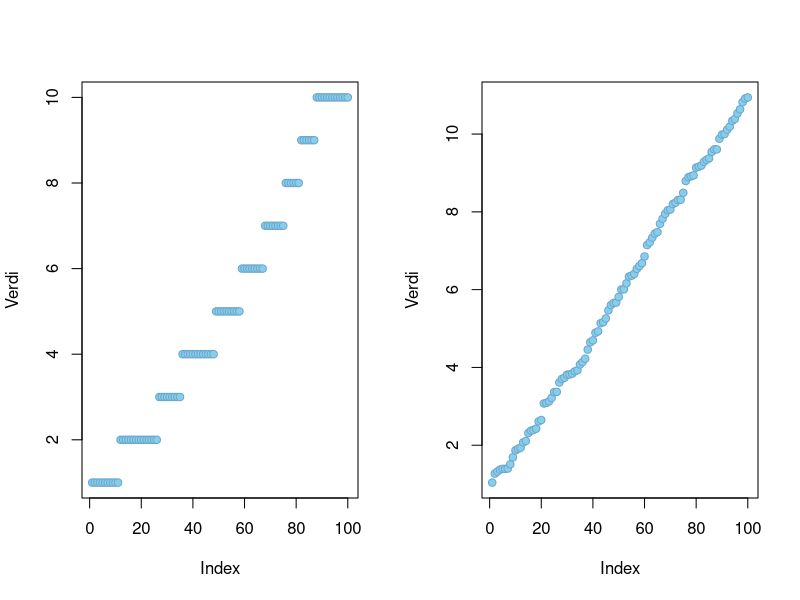
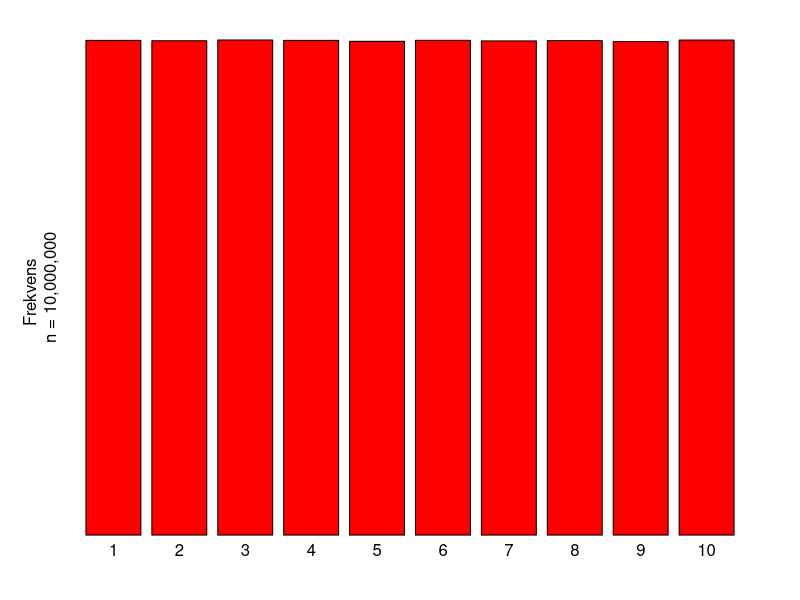
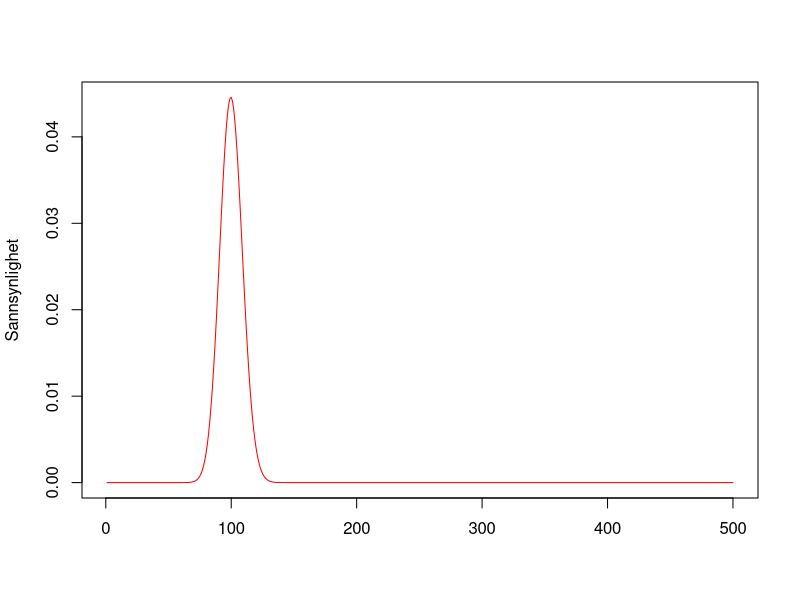
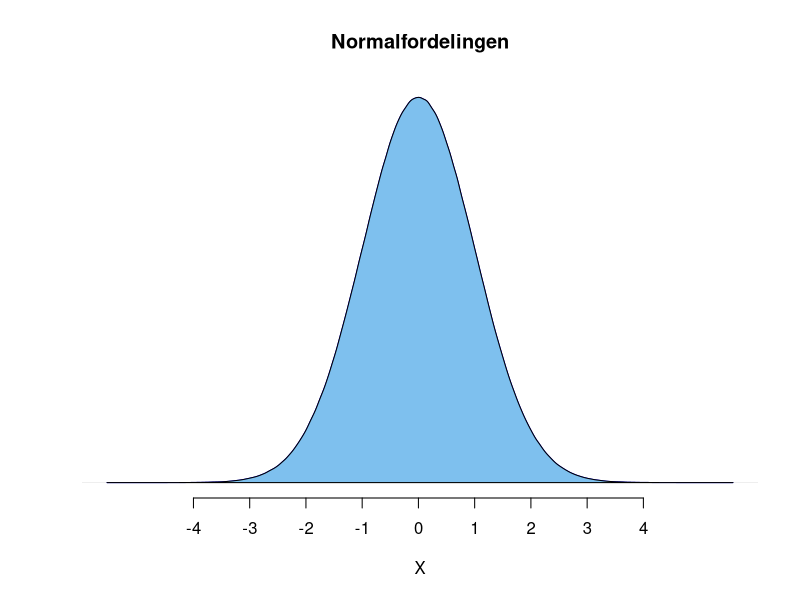
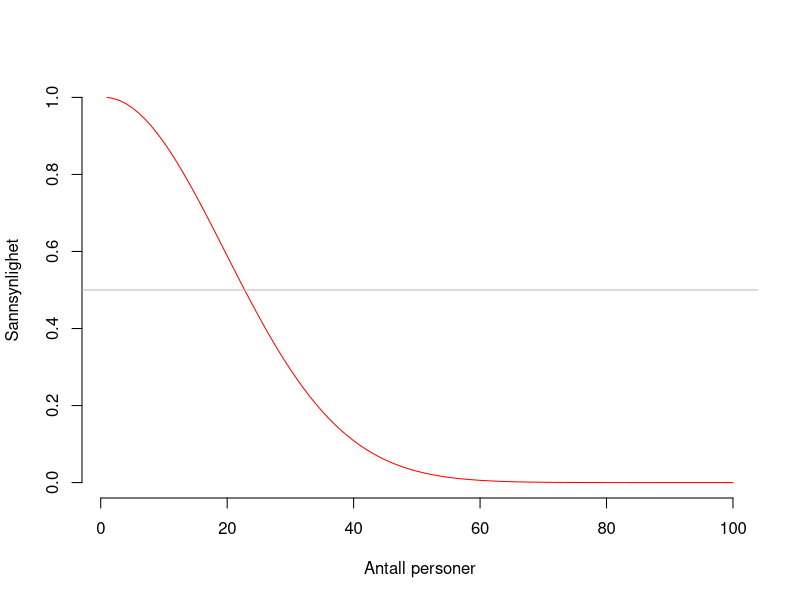
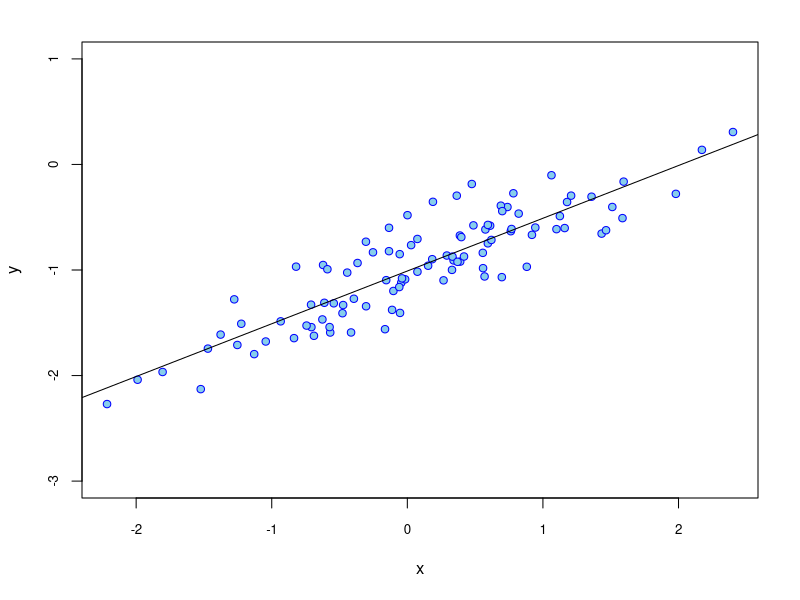
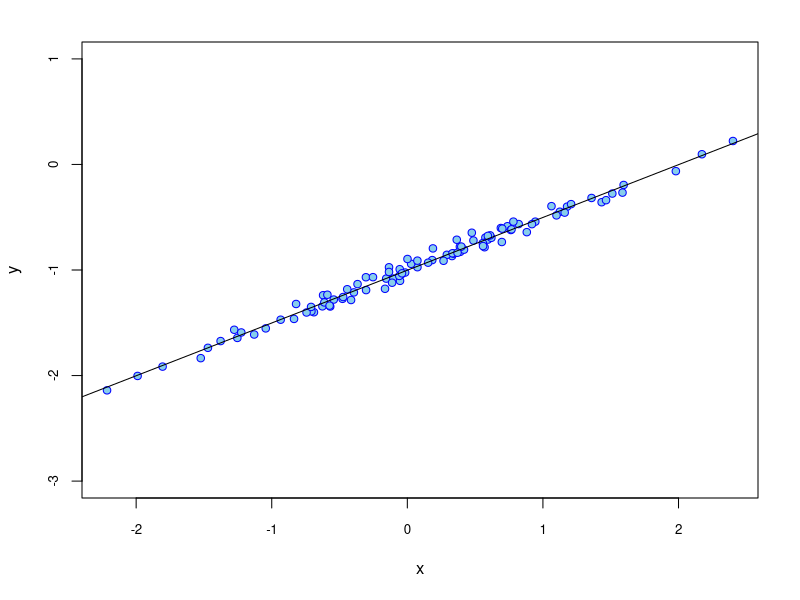
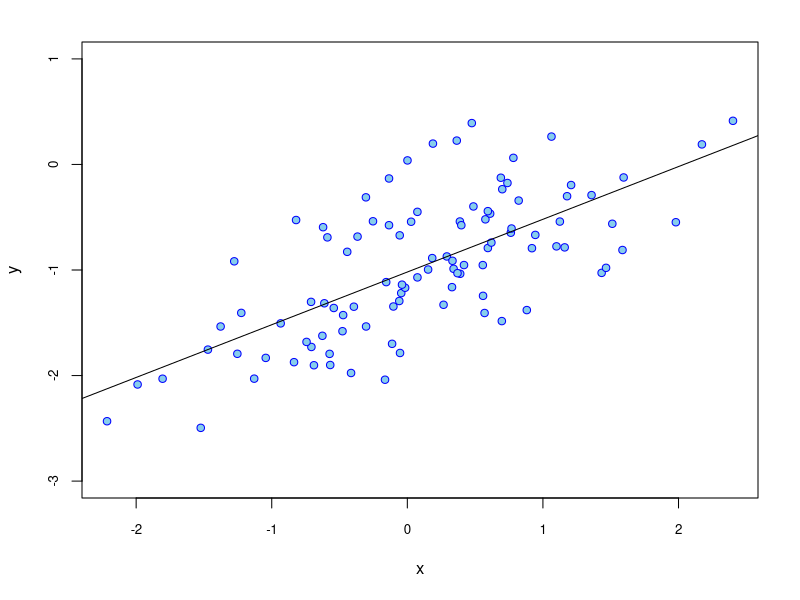

Source code (R) for these figures, in order:
## ---- chunk 1
x_diskret <- sort(as.integer(runif(100,1,11)))
x_kontinu <- sort(runif(100,1,11))
par(mfrow = c(1,2))
plot(x_diskret, col = "skyblue3", bg = "skyblue", pch = 21, ylab = "Verdi")
plot(x_kontinu, col = "skyblue3", bg = "skyblue", pch = 21, ylab = "Verdi")
par(mfrow = c(1,1)) # reset
## ---- chunk 2
unif <- as.integer(runif(10000000, 1, 11))
op <- c()
op$mar <- c(par()$mar)
op$mgp <- c(par()$mgp)
par(mar = c(3,3,2,2), mgp = c(0, 0, 0))
barplot(table(unif), col = "red", yaxt = "n", ylab = "Frekvens \n n = 10,000,000")
par(op)
## ---- chunk 3
b <- c()
for (i in 1:500) {
  b <- c(b, dbinom(i, 500, 0.2))
}
plot(b, type="l", col ="red", ylab = "Sannsynlighet", xlab = "")
## ---- chunk 4
set.seed(1)
v <- rnorm(10000000, 0, 1)
## ---- chunk 5
plot(density(v), col="blue", frame=F, ylab="", yaxt="n", xaxt="n", xlab=expression(X), main="Normalfordelingen")
polygon(density(v), col = "skyblue2")
axis(1, at = seq(-4,4, by=1))
## ---- chunk 6
vec <- c()
for (i in 1:100) {
  n <- 366-i
  vec <- c(vec, prod(n:365)/365^i)
}
plot(vec, type = "l", ylab = "Sannsynlighet", xlab = "Antall personer",
     col = "red", frame = F)
abline(0.5, 0, col = "grey")
## ---- chunk 7
set.seed(1)
x <- rnorm(100,0,1)       # dette blir vår x-variabel
eps <- rnorm(100,0,0.25)  # dette blir feilleddet
y <- -1 + (0.5 * x) + eps # vi konstruerer y ut fra modellen y = alpha + 0.5beta + espsilon
## ---- chunk 8
op$mar <- c(par()$mar)
par(mfrow = c(1,1), mar = c(5.1, 4.1, 2.1, 2.1)) 
plot(x, y, col="blue", bg="skyblue", pch=21, ylim = range(-3,1), cex.axis = 0.8)
abline(lm(y~x))
## ---- chunk 9
ols.1 <- lm(y~x)
summary(ols.1)
## ---- chunk 10
set.seed(1)
x <- rnorm(100,0,1)
eps <- rnorm(100,0,0.05)
y <- -1 + (0.5 * x) + eps
plot(x, y, col="blue", bg="skyblue", pch=21, ylim = range(-3,1), cex.axis = 0.8)
abline(lm(y~x))
ols.2 <- lm(y~x)
summary(ols.2)
## ---- chunk 11
set.seed(1)
x <- rnorm(100,0,1)
eps <- rnorm(100,0,0.5)
y <- -1 + (0.5 * x) + eps
plot(x, y, col="blue", bg="skyblue", pch=21, ylim = range(-3,1), cex.axis = 0.8)
abline(lm(y~x))
ols.3 <- lm(y~x)
summary(ols.3)
## ---- chunk 12
ps <- c()
for (i in 1:100) {
  ps[i] <- 1 - pbinom(0, i, 0.0001)
}
plot(ps, type = "l", col = "red2")
## ---- chunk 13
# Visualisering av statistical power
library(pwr)

# Vi lager en spesialfunksjon for dette
plotPower <- function(n) {
  p <- c(rep(0,n))
  for (i in 1:10001) {
    e <- 0+(i/10000)-0.0001
    h <- ES.h(e,0.5)
    t <- pwr.p.test(h,n)
    p[i] <- t$power
  }
  plot(p, type = "l", frame = F, col = "red2", xaxt = "n", yaxt = "n",
       xlab = "Sann sannsynlighet for kron", ylab = "Power")
  axis(1, at=seq(1, 10001, by=2000), labels=seq(0, 1, by=0.2))
  axis(2, at=seq(0, 1, by=0.2), labels = seq(0, 100, by = 20))
}

plotPower(10)
plotPower(100)
plotPower(1000)
## ---- chunk 14
# Visualisering av kji-kvadratfordelt variabel
set.seed(128)
par(mar = c(5.1,2,4.1,2))
plot(density(rchisq(10000000, 6)), col = "red", frame = F,
     main = "Kji-kvadratfordeling",
     xlab = expression(X^2),
     ylab = "", yaxt = "n")
par(op)
## ---- chunk 15
x <- as.factor(c(rep("Kontor A", 5), rep("Kontor B", 5), rep("Kontor C", 5)))
y <- c(2.6, 3.2, 4.8, 4.1, 2.4, 4.3, 5.9, 6.5, 4.2, 7.1, 1.1, 1.2, 1.4, 2.2, 1.3)
hist(y, col = "red", main = "Saksbehandlingstid", xlab = "Tid i dager", ylab = "Frekvens")
plot(y, bg = x, col = "grey", pch = 21, xlab = "Sak", ylab = "Tid i dager")
## ---- chunk 16
aggregate(y~x, cbind(y, x), mean)
ssg <- sum(rep((3.42-3.49)^2, 5), rep((5.60-3.49)^2, 5), rep((1.44-3.49)^2, 5))
sst <- sum((y - 3.49)^2)
sse <- sst-ssg
ssg
sse
sst
## ---- chunk 17
# For å finne msg og mse:
msg <- ssg/2
mse <- sse/12

f <- msg/mse
f
## ---- chunk 18
anova(lm(y~x))
## ---- chunk 19
# Her skal det opprettes en tredimensjonal visualisering av Y=b_0+b_1+b_2
## ---- chunk 20
x <- y <- seq(-10, 10, length= 30)
f <- function(x,y){ z <- x*2 + y -3 }
z <- outer(x,y,f)
persp(x, y, z, theta = 30, phi = 30, expand = 0.5, col = "lightblue")
## ---- chunk 21
x_i <- c(10, 8, 13, 9, 11, 14, 6, 4, 12, 7, 5)
y_i <- c (8.04, 6.95, 7.58, 8.81, 8.33, 9.96, 7.24, 4.26, 10.84, 4.82, 5.68)
x_ii <- c(10, 8, 13, 9, 11, 14, 6, 4, 12, 7, 5)
y_ii <- c(9.14, 8.14, 8.74, 8.77, 9.26, 8.1, 6.13, 3.1, 9.13, 7.26, 4.74)
x_iii <- c(10, 8, 13, 9, 11, 14, 6, 4, 12, 7, 5)
y_iii <- c(7.46, 6.77, 12.74, 7.11, 7.81, 8.84, 6.08, 5.39, 8.15, 6.42, 5.73)
x_iv <- c(8, 8, 8, 8, 8, 8, 8, 19, 8, 8, 8)
y_iv <- c(6.58, 5.76, 7.71, 8.84, 8.47, 7.04, 5.25, 12.5, 5.56, 7.91, 6.89)
## ---- chunk 22
par(mfrow = c(2,2)) # 2x2 output

# Første regresjon
plot(x_i, y_i,
     bg = "orange", pch = 21, cex = 1.5,
     ylim = range(2:14), xlim = range(4:20),
     ylab = "Y", xlab = "X")
abline(lm(y_i~x_i), col = "grey")

# Andre regresjon
plot(x_ii, y_ii,
     bg = "orange", pch = 21, cex = 1.5,
     ylim = range(2:14), xlim = range(4:20),
     ylab = "Y", xlab = "X")
abline(lm(y_ii~x_ii), col = "grey")

# Tredje regresjon
plot(x_iii, y_iii,
     bg = "orange", pch = 21, cex = 1.5,
     ylim = range(2:14), xlim = range(4:20),
     ylab = "Y", xlab = "X")
abline(lm(y_iii~x_iii), col = "grey")

# Fjerde regresjon
plot(x_iv, y_iv,
     bg = "orange", pch = 21, cex = 1.5,
     ylim = range(2:14), xlim = range(4:20),
     ylab = "Y", xlab = "X")
abline(lm(y_iv~x_iv), col = "grey")

par(mfrow = c(1,1))
